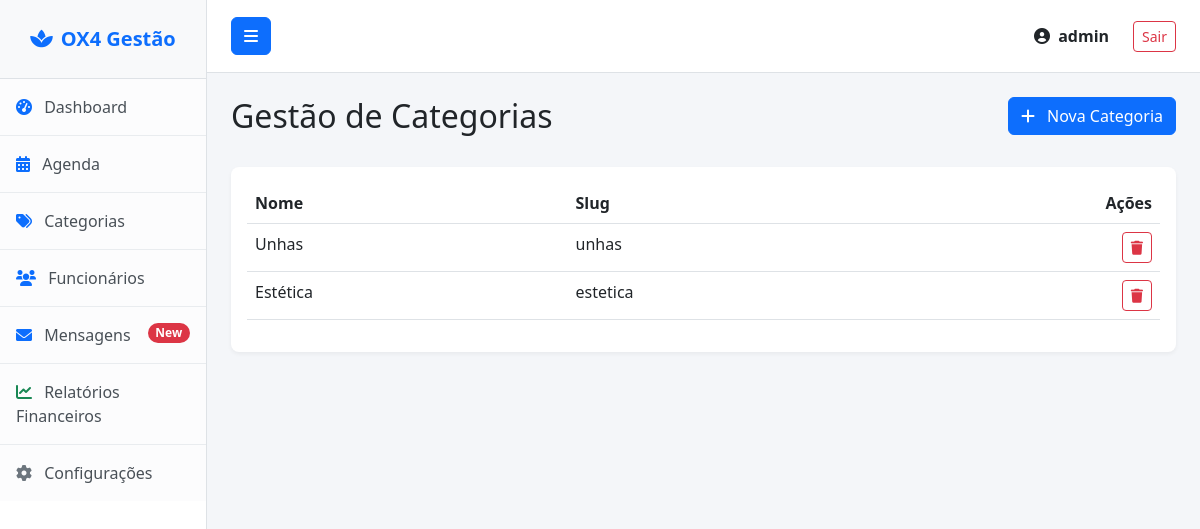
The app's page /dashboard/categorias/ (signed in) with its own data.
### core/models.py (models this page shows, shortened)
class User(AbstractUser):
    USER_TYPE_CHOICES = (
        ('client', 'Cliente'),
        ('receptionist', 'Recepcionista'),
        ('admin', 'Administrador'),
    )
    user_type = models.CharField(max_length=20, choices=USER_TYPE_CHOICES, default='client')
    phone = models.CharField(max_length=20, blank=True, null=True, verbose_name="Telefone")
    birth_date = models.DateField(null=True, blank=True, verbose_name="Data de Nascimento")
    preferences = models.TextField(blank=True, verbose_name="Preferências")
    internal_notes = models.TextField(blank=True, verbose_name="Notas Internas")
    @property
    def is_receptionist(self):
        return self.user_type == 'receptionist'
    @property
    def is_admin(self):
        return self.user_type == 'admin' or self.is_superuser
    class Meta:
        verbose_name = 'Utilizador'
        verbose_name_plural = 'Utilizadores'

class Category(models.Model):
    name = models.CharField(max_length=100, verbose_name="Nome")
    slug = models.SlugField(unique=True, blank=True)
    class Meta:
        verbose_name = 'Categoria'
        verbose_name_plural = 'Categorias'

### core/views.py (the view, shortened to what this page needs)
# urls.py: path('dashboard/categorias/', manage_categories, name='manage_categories'),
@login_required(login_url='receptionist_login')
def manage_categories(request):
    if not request.user.is_receptionist and not request.user.is_admin:
        return redirect('home')
    categories = Category.objects.all()
    return render(request, 'dashboard/categories.html', {'categories': categories})

### templates/dashboard/categories.html (shortened to what this page needs)
{% extends 'dashboard/base_receptionist.html' %}
{% block content %}
<div class="row mb-4">
    <div class="col-md-6">
        <h2>Gestão de Categorias</h2>
    </div>
    <div class="col-md-6 text-end">
        <button class="btn btn-primary" data-bs-toggle="modal" data-bs-target="#addCategoryModal">
            <i class="fas fa-plus me-2"></i> Nova Categoria
        </button>
    </div>
</div>
<div class="card card-custom">
    <div class="card-body">
        <table class="table table-hover">
            <thead>
                <tr>
                    <th>Nome</th>
                    <th>Slug</th>
                    <th class="text-end">Ações</th>
                </tr>
            </thead>
            <tbody>
                {% for category in categories %}
                <tr>
                    <td>{{ category.name }}</td>
                    <td>{{ category.slug }}</td>
                    <td class="text-end">
                        <a href="{% url 'delete_category' category.id %}" class="btn btn-sm btn-outline-danger"
                            onclick="return confirm('Tem a certeza?');">
                            <i class="fas fa-trash"></i>
                        </a>
                    </td>
                </tr>
                {% empty %}
                <tr>
                    <td colspan="3" class="text-center py-4">Nenhuma categoria encontrada.</td>
                </tr>
                {% endfor %}
            </tbody>
        </table>
    </div>
</div>
{% endblock %}

### templates/dashboard/base_receptionist.html (shortened to what this page needs)
<!DOCTYPE html>
<html lang="pt">
<head>
    <link href="https://cdn.jsdelivr.net/npm/bootstrap@5.3.0/dist/css/bootstrap.min.css" rel="stylesheet">
    <link rel="stylesheet" href="https://cdnjs.cloudflare.com/ajax/libs/font-awesome/6.0.0/css/all.min.css">
</head>
<body>
    <div class="d-flex" id="wrapper">
        <div class="bg-white border-end" id="sidebar-wrapper" style="width: 250px; min-height: 100vh;">
            <div class="sidebar-heading border-bottom bg-light text-center py-4 fs-5 fw-bold text-primary">
                <i class="fas fa-spa me-2"></i>OX4 Gestão
            </div>
            <div class="list-group list-group-flush">
                <a href="{% url 'receptionist_dashboard' %}"
                    class="list-group-item list-group-item-action list-group-item-light p-3">
                    <i class="fas fa-tachometer-alt me-2 text-primary"></i> Dashboard
                </a>
                <a href="{% url 'receptionist_dashboard' %}"
                    class="list-group-item list-group-item-action list-group-item-light p-3">
                    <i class="fas fa-calendar-alt me-2 text-primary"></i> Agenda
                </a>
                <a href="{% url 'manage_categories' %}"
                    class="list-group-item list-group-item-action list-group-item-light p-3">
                    <i class="fas fa-tags me-2 text-primary"></i> Categorias
                </a>
                <a href="{% url 'manage_employees' %}"
                    class="list-group-item list-group-item-action list-group-item-light p-3">
                    <i class="fas fa-users me-2 text-primary"></i> Funcionários
                </a>
                <a href="{% url 'inbox' %}" class="list-group-item list-group-item-action list-group-item-light p-3">
                    <i class="fas fa-envelope me-2 text-primary"></i> Mensagens
                    <span class="badge bg-danger rounded-pill float-end">New</span>
                </a>
                {% if user.is_admin %}
                <a href="{% url 'financial_report' %}"
                    class="list-group-item list-group-item-action list-group-item-light p-3">
                    <i class="fas fa-chart-line me-2 text-success"></i> Relatórios Financeiros
                </a>
                {% endif %}
                <a href="{% url 'settings' %}" class="list-group-item list-group-item-action list-group-item-light p-3">
                    <i class="fas fa-cog me-2 text-secondary"></i> Configurações
                </a>
            </div>
        </div>
        <div id="page-content-wrapper" style="width: 100%;">
            <nav class="navbar navbar-expand-lg navbar-light bg-white border-bottom px-4 py-3">
                <button class="btn btn-primary" id="menu-toggle"><i class="fas fa-bars"></i></button>
                <div class="collapse navbar-collapse" id="navbarSupportedContent">
                    <ul class="navbar-nav ms-auto mt-2 mt-lg-0 align-items-center">
                        <li class="nav-item">
                            <span class="nav-link fw-bold text-dark">
                                <i class="fas fa-user-circle me-1"></i> {{ user.username }}
                            </span>
                        </li>
                        <li class="nav-item ms-3">
                            <form action="{% url 'logout' %}" method="post">
                                <button type="submit" class="btn btn-outline-danger btn-sm">Sair</button>
                            </form>
                        </li>
                    </ul>
                </div>
            </nav>
            <div class="container-fluid px-4 py-4">
                {% block content %}{% endblock %}
            </div>
        </div>
    </div>
</body>
</html>

### templates/dashboard/base_receptionist.html (style rules this page uses)
body { background-color: #f4f6f9; font-family: 'Segoe UI', Tahoma, Geneva, Verdana, sans-serif; }
.card-custom { border: none; border-radius: 8px; box-shadow: 0 2px 4px rgba(0, 0, 0, 0.05); background: white; }

### records on screen
User: username "admin"
Category: name "Unhas", slug "unhas"
Category: name "Estética", slug "estetica"
